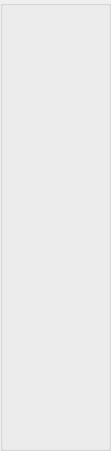
   <widget class="QGroupBox" name="groupBox">
    <property name="geometry">
     <rect>
      <x>10</x>
      <y>-30</y>
      <width>111</width>
      <height>451</height>
     </rect>
    </property>
    <property name="title">
     <string/>
    </property>
    <widget class="QPushButton" name="pushButton_4">
     <property name="geometry">
      <rect>
       <x>10</x>
       <y>360</y>
       <width>88</width>
       <height>61</height>
      </rect>
     </property>
     <property name="styleSheet">
      <string notr="true">QPushButton
{
border-radius: 30px
}

QPushButton::hover
{
	background-color: rgb(114, 159, 207);
}
QPushButton:pressed
{
    color: black;
    background-color: #D1DBCB;
    padding-top: -15px;
    padding-bottom: -17px;
}</string>
     </property>
     <property name="text">
      <string/>
     </property>
     <property name="icon">
      <iconset resource="icons.qrc">
       <normaloff>:/icons/settings.png</normaloff>:/icons/settings.png</iconset>
     </property>
     <property name="iconSize">
      <size>
       <width>150</width>
       <height>150</height>
      </size>
     </property>
     <property name="checkable">
      <bool>true</bool>
     </property>
     <property name="autoRepeat">
      <bool>true</bool>
     </property>
    </widget>
    <widget class="QPushButton" name="pushButton_3">
     <property name="geometry">
      <rect>
       <x>10</x>
       <y>260</y>
       <width>88</width>
       <height>61</height>
      </rect>
     </property>
     <property name="styleSheet">
      <string notr="true">QPushButton
{
border-radius: 30px
}

QPushButton::hover
{
	background-color: rgb(114, 159, 207);
}
QPushButton:pressed
{
    color: black;
    background-color: #D1DBCB;
    padding-top: -15px;
    padding-bottom: -17px;
}</string>
     </property>
     <property name="text">
      <string/>
     </property>
     <property name="icon">
      <iconset resource="icons.qrc">
       <normaloff>:/icons/youtube.png</normaloff>:/icons/youtube.png</iconset>
     </property>
     <property name="iconSize">
      <size>
       <width>150</width>
       <height>150</height>
      </size>
     </property>
     <property name="checkable">
      <bool>true</bool>
     </property>
    </widget>
    <widget class="QPushButton" name="pushButton">
     <property name="geometry">
      <rect>
       <x>10</x>
       <y>70</y>
       <width>88</width>
       <height>61</height>
      </rect>
     </property>
     <property name="styleSheet">
      <string notr="true">QPushButton
{
border-radius: 30px
}

QPushButton::hover
{
	background-color: rgb(114, 159, 207);
}
QPushButton:pressed
{
    color: black;
    background-color: #D1DBCB;
    padding-top: -15px;
    padding-bottom: -17px;
}</string>
     </property>
     <property name="text">
      <string/>
     </property>
     <property name="icon">
      <iconset resource="icons.qrc">
       <normaloff>:/icons/home.png</normaloff>
       <normalon>:/icons/home.png</normalon>
       <activeon>:/icons/home.png</activeon>
       <selectedon>:/icons/home.png</selectedon>:/icons/home.png</iconset>
     </property>
     <property name="iconSize">
      <size>
       <width>130</width>
       <height>130</height>
      </size>
     </property>
     <property name="checkable">
      <bool>false</bool>
     </property>
     <property name="autoDefault">
      <bool>false</bool>
     </property>
     <property name="default">
      <bool>false</bool>
     </property>
     <property name="flat">
      <bool>false</bool>
     </property>
    </widget>
    <widget class="QPushButton" name="pushButton_2">
     <property name="geometry">
      <rect>
       <x>10</x>
       <y>170</y>
       <width>88</width>
       <height>61</height>
      </rect>
     </property>
     <property name="mouseTracking">
      <bool>true</bool>
     </property>
     <property name="styleSheet">
      <string notr="true">QPushButton
{
border-radius: 30px
}

QPushButton::hover
{
	background-color: rgb(114, 159, 207);
}
QPushButton:pressed
{
    color: black;
    background-color: #D1DBCB;
    padding-top: -15px;
    padding-bottom: -17px;
}</string>
     </property>
     <property name="text">
      <string/>
     </property>
     <property name="icon">
      <iconset resource="icons.qrc">
       <normaloff>:/icons/Download.png</normaloff>:/icons/Download.png</iconset>
     </property>
     <property name="iconSize">
      <size>
       <width>150</width>
       <height>150</height>
      </size>
     </property>
     <property name="checkable">
      <bool>true</bool>
     </property>
     <property name="flat">
      <bool>true</bool>
     </property>
    </widget>
    <zorder>pushButton_4</zorder>
    <zorder>pushButton_3</zorder>
    <zorder>pushButton_2</zorder>
    <zorder>pushButton</zorder>
   </widget>
